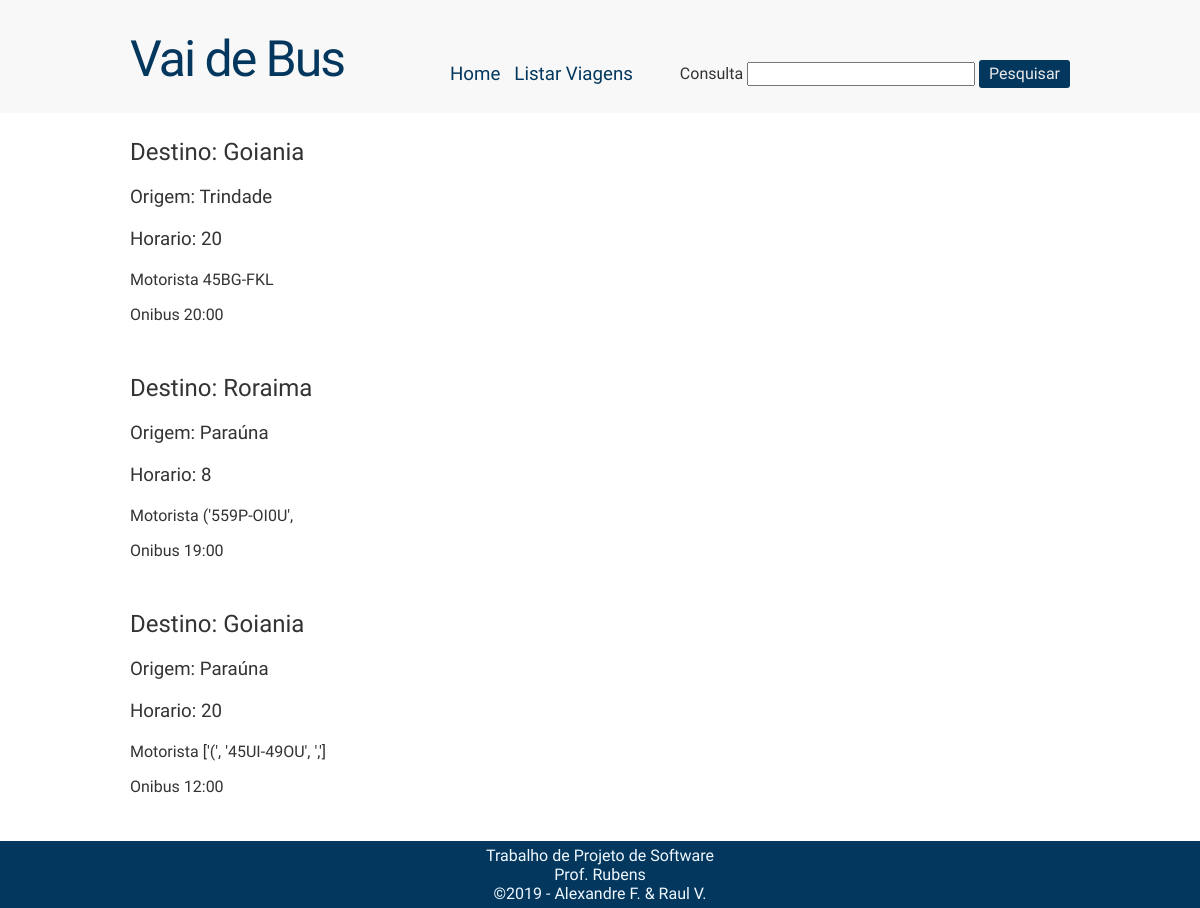
The app's page /listarViagens, older data.
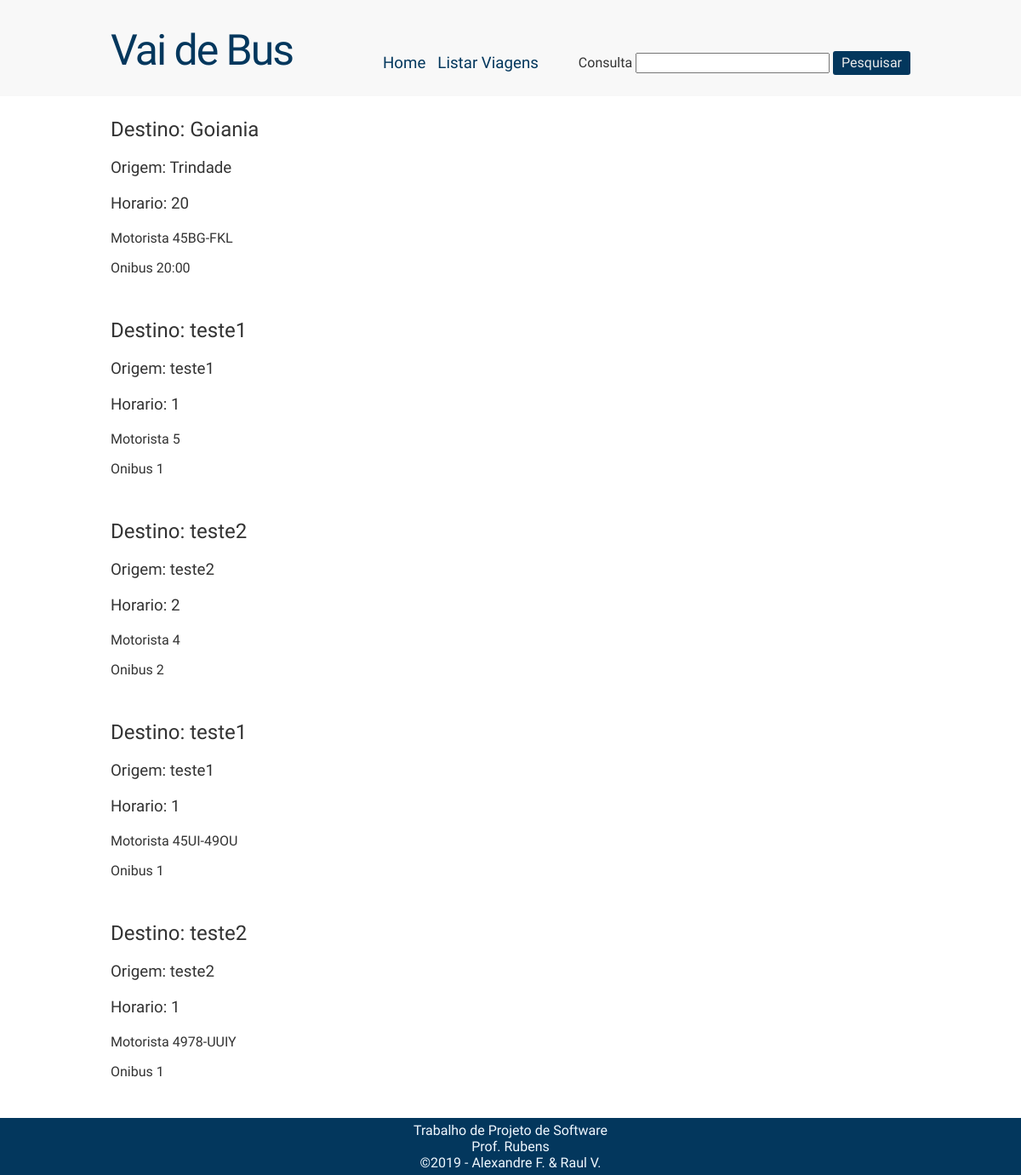
The same page, newer data.
### tables this page shows
CREATE TABLE viagens 	(numViagem INTEGER NOT NULL PRIMARY KEY AUTOINCREMENT,
						onibusPlaca TEXT UNIQUE NOT NULL,
						motoristaViagem TEXT NOT NULL,
						diaViagem TEXT NOT NULL,
						horario TEXT NOT NULL,
						cidadeOrigem TEXT NOT NULL,
						cidadeDestino TEXT NOT NULL);

### index.py (the view)
	@app.route ("/listarViagens")
	def listarViagens ():
		return render_template ("listarViagens.html", dataViagens = dbSelectAllViagens ())

### database.py (called while the page is built)
def dbSelectAllViagens ():
	connection = sqlite3.connect ("CompOnibus.db")
	cursor = connection.cursor ()
	command = """
	SELECT cidadeOrigem, cidadeDestino, diaViagem, horario, onibusPlaca, motoristaViagem, numViagem
	FROM viagens"""
	cursor.execute (command)
	data = cursor.fetchall ()
	connection.close ()
	return data

### index.py (called while the page is built)
def configure (app):
	@app.route ("/", methods = ["POST", "GET",])
	@app.route ("/index", methods = ["POST", "GET",])
	def index ():
		if request.method == "GET":
			return render_template ("index.html")
		elif request.method == "POST":
			username = request.form["username"]
			password = request.form["password"]
			if (checaLoginComp (username, password)):
				compUser = retornaCompRegistro ()
				login_user (compUser)
				return redirect ("/admin/controlPanel/")
				pass
			else:
				return abort (401)
	@app.route ("/listarViagens")
	def listarViagens ():
		return render_template ("listarViagens.html", dataViagens = dbSelectAllViagens ())

### templates/listarViagens.html (shortened to what this page needs)
{% extends "baseCommon.html" %}
{% block content %}
	<div class=linha>
		<div class=coluna col12 sidebar>
			<div class=viagens>
				{% for viagem in dataViagens %}
					<table>
						<h2 class=viagemDestino>Destino: {{ viagem[1]}}</h2>
						<h3 class=viagemOrigem>Origem: {{ viagem[0]}}</h3>
						<h3 class=horario>Horario: {{ viagem[2]}}</h3>
						<p>Motorista {{ viagem[4]}}</p>
						<p>Onibus {{ viagem[3]}}</p>
					</table>
					<br>
				{% endfor %}
			</div>
		</div>
	</div>
{% endblock %}

### templates/baseCommon.html (shortened to what this page needs)
<!doctype html>
<html lang = "pt-br">
<head>
    <link rel="stylesheet" type="text/css" href="{{ url_for('static', filename='css/normalize.css') }}">
    <link rel="stylesheet" type="text/css" href="{{ url_for('static', filename='css/styleCommon.css') }}">
</head>
<body>
    <div class="header">
        <div class="linha">
            <header>
                <div class="coluna col4">
                    <h1 class="logo">Vai de Bus</h1>
                </div>
                <div class="coluna col8">
                    <nav>
                        <h3 class=home><a href="/index">Home</a></h3>
                        <h3 class=listarViagens><a href="/listarViagens">Listar Viagens</a></h3>
                            <section class="consulta">
                                    <form action="" method="POST">
                                        <label>Consulta</label>
                                        <input class="CampoPesquisa" type="text" name="consulta">
                                        <input type="submit" class="botao" name="pesquisar" value="Pesquisar">
                                    </form>
                            </section>
                    </nav>
                </div>
            </header>
        </div>
    </div>
    <div class="linha">
            {% block content %}
            {% endblock %}
    </div>
        <div class = "footer">
            <div class="linha">
            <footer>
                <div class="coluna col12">
                    <span>Trabalho de Projeto de Software</span>
                    <br>
                    <span>Prof. Rubens</span>
                    <br>
                    <span>&copy;2019 - Alexandre F. & Raul V.</span>
                </div>
            </footer>
            </div>
        </div>
    </body>
</html>

### static/css/styleCommon.css (style rules this page uses)
body { font-family: 'Ubuntu', sans-serif; color: #333; }
a:link, a:active, a:visited { color: #03375d; text-decoration: none; }
.linha { width: 960px; margin: 0 auto; overflow: auto; padding: 5px 0; }
.coluna { padding: 0 10px; float:left; }
.col4 { width: 300px }
.col8 { width: 620px }
.col12 { width: 940px }
h1, h2, h3, h4, h5, h6 { font-weight: 500; margin: 15px 0 20px 0; }
input.botao { background: #03375d; padding: 5px 10px; border-radius: 3px; color: #ebebeb; cursor: pointer; margin: 5px 0; display: inline-block; border: none; }
.header { background: #f8f8f8 }
h1.logo { padding-top: 10px; font-weight: 500; font-size: 50px; color: #03375d; letter-spacing: -2px; }
.footer { background: #03375d; color: 20px 0; text-align: center; font-weight: 300; color: aliceblue }
.home { padding: 43px 0px 0px 0px; display: inline-block; }
.listarViagens { padding: 43px 0px 0px 10px; display: inline-block; }
.consulta { padding: 50px 0px 10px 10px; display: inline-block; float: right; }

Row changes from the older to the newer data that the page shows:
removed viagens: cidadeDestino "Roraima", cidadeOrigem "Paraúna", diaViagem "8", onibusPlaca "('559P-OI0U',", horario "19:00"
removed viagens: cidadeDestino "Goiania", cidadeOrigem "Paraúna", diaViagem "20", onibusPlaca "['(', '45UI-49OU', ',']", horario "12:00"
added viagens: cidadeDestino "teste1", cidadeOrigem "teste1", diaViagem "1", onibusPlaca "5", horario "1"
added viagens: cidadeDestino "teste2", cidadeOrigem "teste2", diaViagem "2", onibusPlaca "4", horario "2"
added viagens: cidadeDestino "teste1", cidadeOrigem "teste1", diaViagem "1", onibusPlaca "45UI-49OU", horario "1"
added viagens: cidadeDestino "teste2", cidadeOrigem "teste2", diaViagem "1", onibusPlaca "4978-UUIY", horario "1"
